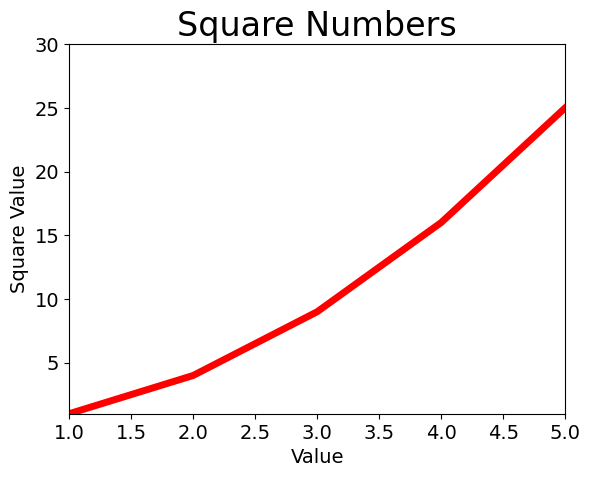

Here is the Python script that generated this plot:
import matplotlib.pyplot as plt

input_valores = [1, 2, 3, 4, 5]
squares = [1, 4, 9, 16, 25]
plt.plot(input_valores, squares, linewidth=5, c='Red')

#Define o titulo do gráfico e nomeia os eixos
plt.title('Square Numbers', fontsize=24)
plt.xlabel('Value', fontsize=14)
plt.ylabel('Square Value', fontsize=14)

#Estiliza as informações dos eixos
plt.tick_params(axis='both', labelsize=14)

#Define o limite dos eixos
plt.axis([1, 5, 1, 30])

plt.savefig('square.png', bbox_inches='tight')